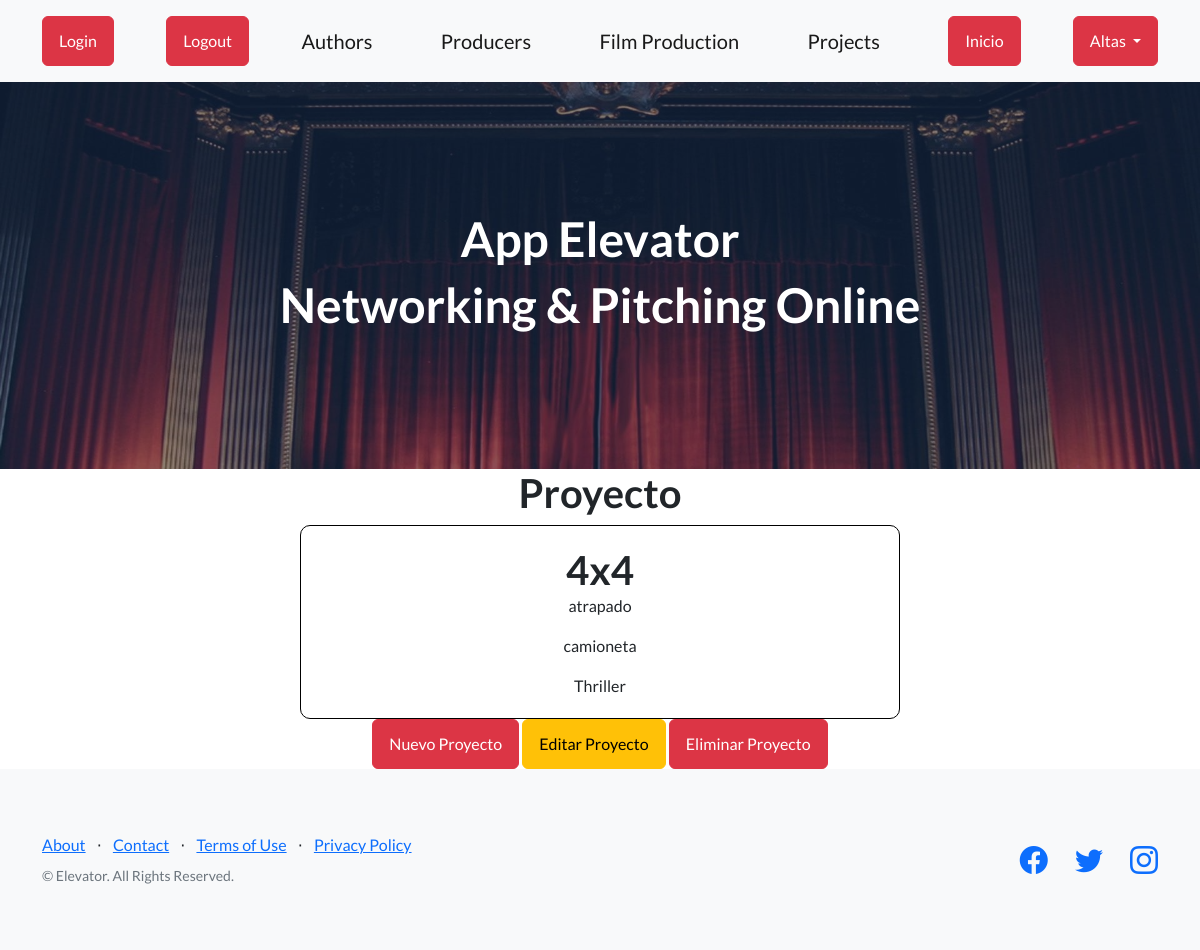
Screenshot of /App-Elevator/proyecto-detalles/4x4/ with the database file from the repository.
### AppElevator/models.py (models this page shows, shortened)
class Proyecto(models.Model):
    nombre = models.CharField(max_length=50)
    logline = models.CharField(max_length=1000)
    plot = models.CharField(max_length=5000)
    genero = models.CharField(max_length=50)
    Autor = models.ForeignKey(Autor, on_delete=models.CASCADE, default=1)

### AppElevator/views.py (the view)
# urls.py: path('proyecto-detalles/<nombre>/', proyecto_detalles),
def proyecto_detalles(request, nombre):
    encontrarProyectoPorNombre = Proyecto(nombre=nombre)
    proyecto = get_object_or_404(Proyecto, nombre=encontrarProyectoPorNombre.nombre)
    return render(request, 'proyecto_detalles.html', {'proyecto': proyecto})

### AppElevator/templates/proyecto_detalles.html (shortened to what this page needs)
{% extends 'page1.html' %}
{% block contenidoQueCambia %}
<div style="text-align: center;">
    <h1>Proyecto </h1>
    <div class="card-body" style="width: 50%; margin: 0 auto; border: 1px solid #000; padding: 20px; border-radius: 10px;">
        <h1 class="card-title">{{proyecto.nombre}}</h1>
        <p class="card-text">{{proyecto.logline}}</p>
        <p class="card-text">{{proyecto.plot}}</p>
        <p class="card-text">{{proyecto.genero}}</p>
    </div>
        <div>
            <a class="btn btn-danger" href="{% url 'AppElevator:formularioProyecto' %}">Nuevo Proyecto</a>
            <a class="btn btn-warning" href="{% url 'AppElevator:editarProyecto' proyecto.nombre %}">Editar Proyecto</a>
            <a class="btn btn-danger" href="{% url 'AppElevator:eliminarProyecto' proyecto.nombre %}">Eliminar Proyecto</a>
        </div>
    </div>
{% endblock contenidoQueCambia %}

### rows the page displays
Proyecto: nombre "4x4", logline "atrapado", plot "camioneta", genero "Thriller"
